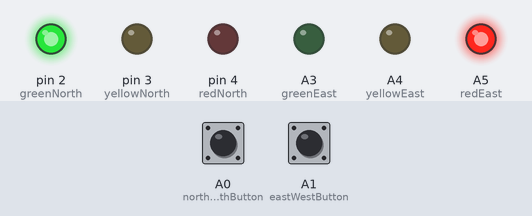
Bench run of a sketch on a simulated Arduino Uno, built with avr-gcc and run on an emulated ATmega328P. Shown: output pins drawn as LEDs (lit = HIGH). The inputs (shaded band) are chosen by the test bench; at power-on: A1 (eastWestButton) HIGH, A0 (northSouthButton) HIGH.

Above: at 1.2 s.
1.3 s: A1 (eastWestButton) pulled LOW for 0.15 s
At 1.8 s:
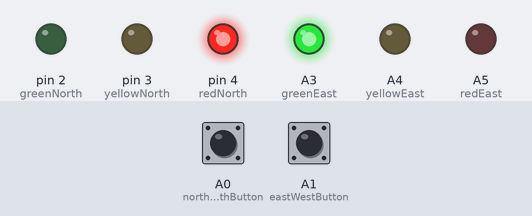
4.4 s: A0 (northSouthButton) pulled LOW for 0.15 s
At 7.45 s:
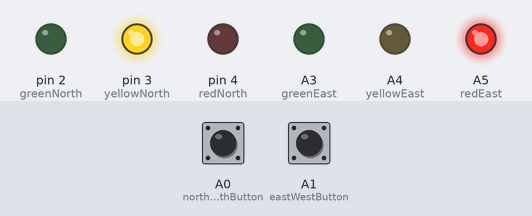
7.5 s: A1 (eastWestButton) pulled LOW for 1 s
At 9.8 s:
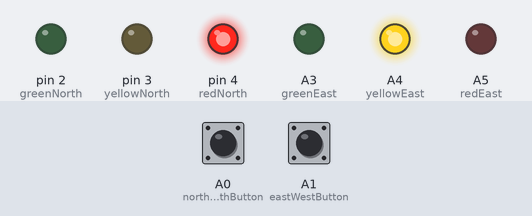
10.0 s: A0 (northSouthButton) driven LOW and A1 (eastWestButton) driven LOW
At 11.1 s:
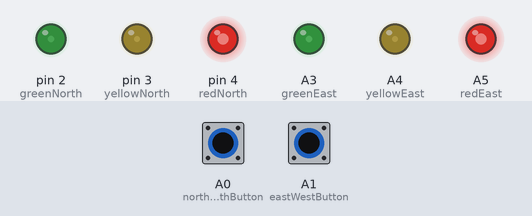
11.5 s: A0 (northSouthButton) driven HIGH
At 12.7 s:
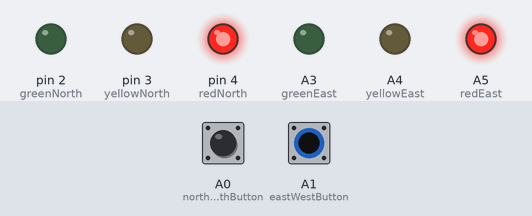
13.0 s: A1 (eastWestButton) driven HIGH
At 16.1 s:
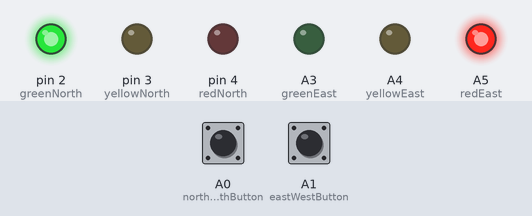
Timing chart, 0 to 23.0 s (numbered marks = the images above; inputs shaded):
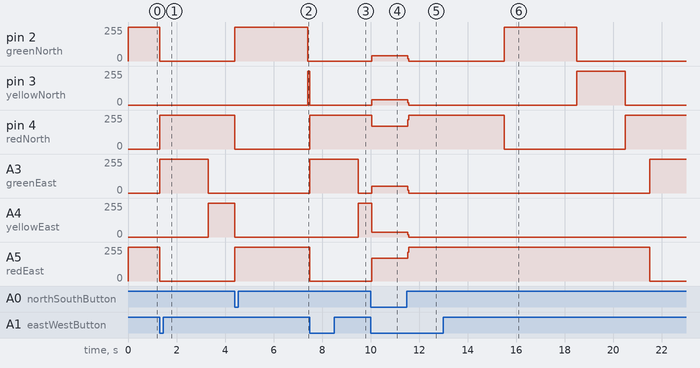

Measured:
- after the input at 1.3 s, pin 2 (greenNorth): 255/255 → 0/255 after 0.00 s instead of 1.7 s; pin 3 (yellowNorth): stays 0/255 (without the input it goes to 255/255 after 1.7 s); pin 4 (redNorth): 0/255 → 255/255 at once; A3 (greenEast): 0/255 → 255/255 at once, → 0/255 2.0 s later; A4 (yellowEast): 0/255 → 255/255 after 2.0 s
- after the input at 4.4 s, pin 2 (greenNorth): 0/255 → 255/255 at once, → 0/255 3.0 s later; pin 3 (yellowNorth): 0/255 → 255/255 after 3.0 s; pin 4 (redNorth): 255/255 → 0/255 at once; A4 (yellowEast): 255/255 → 0/255 after 0.00 s instead of 0.90 s; A5 (redEast): 0/255 → 255/255 after 0.00 s instead of 0.90 s
- after the input at 7.5 s, pin 3 (yellowNorth): 255/255 → 0/255 after 0.00 s instead of 1.9 s; pin 4 (redNorth): 0/255 → 255/255 after 0.00 s instead of 1.9 s; A3 (greenEast): 0/255 → 255/255 at once, → 0/255 2.0 s later; A4 (yellowEast): 0/255 → 255/255 after 2.0 s; A5 (redEast): 255/255 → 0/255 at once
- after the input at 10.0 s, pin 2 (greenNorth): 0/255 → 41/255 at once; pin 3 (yellowNorth): 0/255 → 38/255 at once; pin 4 (redNorth): 255/255 → 171/255 at once; A3 (greenEast): 0/255 → 49/255 at once; A4 (yellowEast): 255/255 → 36/255 at once
- after the input at 11.5 s, pin 2 (greenNorth): 41/255 → 0/255 at once; pin 3 (yellowNorth): 38/255 → 0/255 at once; pin 4 (redNorth): 171/255 → 255/255 at once; A3 (greenEast): 49/255 → 0/255 at once; A4 (yellowEast): 36/255 → 0/255 at once
- after the input at 13.0 s, pin 2 (greenNorth): 0/255 → 255/255 after 2.5 s, → 0/255 3.0 s later; pin 3 (yellowNorth): 0/255 → 255/255 after 5.5 s, → 0/255 2.0 s later; pin 4 (redNorth): 255/255 → 0/255 after 2.5 s, → 255/255 5.0 s later; A4 (yellowEast): stays 0/255 (without the input it goes to 255/255 after 4.5 s)

The sketch:

stopLight.ino
```cpp
// Made by Maderdash.
// DATE: 7-6-2021.


//buton pins
uint8_t northSouthButton  = A0;
uint8_t eastWestButton    = A1;
//East West led's/stop lights.
uint8_t greenEast         = A3;
uint8_t yellowEast        = A4;
uint8_t redEast           = A5;
//North South led's/stop lights.
uint8_t greenNorth        = 2;
uint8_t yellowNorth       = 3;
uint8_t redNorth          = 4;
uint8_t i                 = 0;

//Testing array for all IO's.
int testArray[6] = {greenEast, yellowEast, redEast, greenNorth, yellowNorth, redNorth};

//Millis is used rather then delays.
long switchTimer          = 1000;
long startTime            = 0;

//The setup is ran one time setting up pins for In Out.
void setup()
{
  for (int i = 0; i <= 5; i++)
  {
    pinMode(testArray[i], OUTPUT);
  }
  Serial.begin(9600);
  pinMode(northSouthButton, INPUT);
  pinMode(eastWestButton, INPUT);
}

//Loop loops for ever runing code in it.
void loop()
{
  buttonChecker();
  ticker();

  //Serial.println(startTime); //This line is to get a serial print out of Millis.
}

//All of the functions are below this line.//////////
//This function checks the buttons.
void buttonChecker() {
  if (!digitalRead(northSouthButton)) {
    if (i > 6) {
      startTime -= 400;
    }
  }
  if (!digitalRead(eastWestButton)) {
    if (i <= 6) {
      startTime -= 400;
    }
  }
}
//This function counts up every the "switchTimer" varable is reached.
//To make this go faster, you can shorten the Varable.
void ticker() {
  if (millis() >= (startTime + switchTimer)) {
    i++;
    startTime = millis();
  }
  redNorthSouth(i);
  if (i == 15) {
    clearAll();
    i = 0;
  }
}

// In the function below, we call the led function we need to light up in order.
void redNorthSouth(int led) {
  switch (led) {
    case 0:
      greenN();
      redE();
      break;
    case 3:
      yellowN();
      redE();
      break;
    case 5:
      redN();
      redE();
      break;
    case 6:
      greenE();
      redN();
      break;
    case 9:
      yellowE();
      redN();
      break;
    case 11:
      redE();
      redN();
      break;
    default:  break;
  }
}

//Green North and South lights:
void greenN() {
  digitalWrite(redNorth, 0);
  digitalWrite(greenNorth, 1);
  digitalWrite(yellowNorth, 0);
}

//Yellow North-South led's.
void yellowN() {
  digitalWrite(redNorth, 0);
  digitalWrite(greenNorth, 0);
  digitalWrite(yellowNorth, 1);
}

//Red North-South led's.
void redN() {
  digitalWrite(redNorth, 1);
  digitalWrite(greenNorth, 0);
  digitalWrite(yellowNorth, 0);
}

// Green East, and West lights:
void greenE() {
  digitalWrite(redEast, 0);
  digitalWrite(greenEast, 1);
  digitalWrite(yellowEast, 0);
}

//Yellow East-West led.
void yellowE() {
  digitalWrite(redEast, 0);
  digitalWrite(greenEast, 0);
  digitalWrite(yellowEast, 1);
}

//Red East-West led.
void redE() {
  digitalWrite(redEast, 1);
  digitalWrite(greenEast, 0);
  digitalWrite(yellowEast, 0);
}

//Clear all led's.
void clearAll() {
  digitalWrite(redNorth, LOW);
  digitalWrite(yellowNorth, LOW);
  digitalWrite(greenNorth, LOW);
}
```
